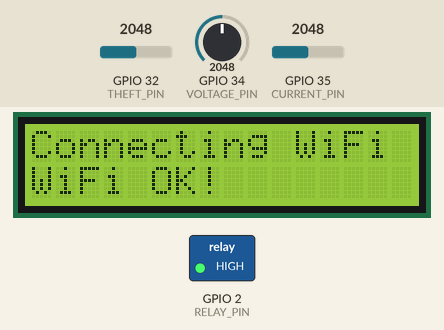
The sketch below on a simulated ESP32. Parts: 16×2 character LCD, switched loads named in the sketch (green lamp = pin HIGH). Inputs (shaded band) come from the test bench; at power-on: GPIO 34 (VOLTAGE_PIN) = 2048, GPIO 32 (THEFT_PIN) = 2048, GPIO 35 (CURRENT_PIN) = 2048. WiFi joins after 1.5 s; servers stay silent unless stated; the local clock reads 2024-03-15 10:24:30 at power-on unless the sketch sets it; no MQTT or app messages arrive unless stated.

Above: at 3.7 s.
6.9 s: GPIO 34 (VOLTAGE_PIN) set to 2866
At 10.1 s:
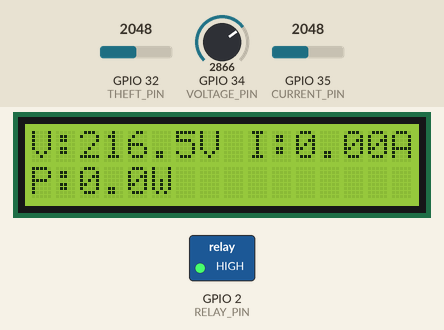
At 12.2 s:
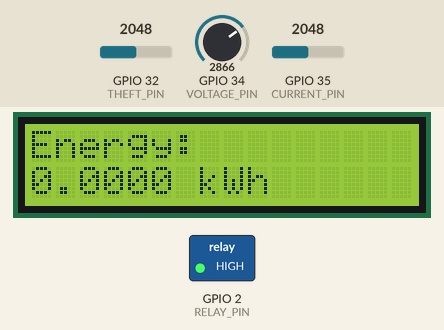
15.9 s: GPIO 32 (THEFT_PIN) set to 22
18.9 s: GPIO 32 (THEFT_PIN) set to 17
At 31.6 s:
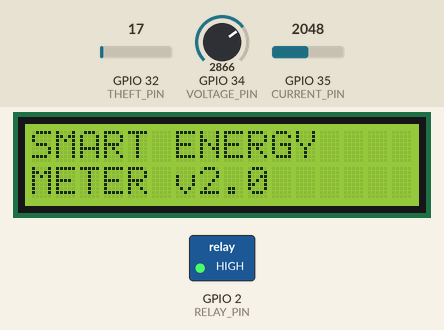
Timing chart, 0 to 33.1 s (numbered marks = the images above; inputs shaded):
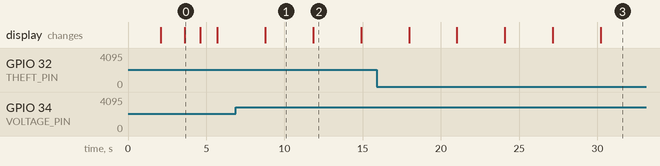

Measured:
- the behaviour switches between 20 and 19 on GPIO 32 (THEFT_PIN) (found by bisection; images 2 and 3)
- after the input at 18.9 s, the display: first differs from a run without the input after 11.3 s (image 3)
- what the display in image 0 shows lasts 1.0 s, from 3.6 s to 4.6 s
- what the display in image 1 shows lasts 3.0 s, from 8.8 s to 11.8 s

The sketch:

smart_meter_v2.ino
```cpp
/**
 * ============================================================
 * AIoT Smart Prepaid Energy Meter - ESP32 Firmware v2.0
 * ============================================================
 * Upgrades over v1:
 *  - MQTT publish instead of HTTP polling
 *  - NTP time sync for timestamped readings
 *  - Calibrated ACS712 current sensor reading
 *  - kWh energy accumulation
 *  - Power theft detection with configurable threshold
 *  - JSON telemetry every 5 seconds
 *  - Receives relay/recharge commands via MQTT subscription
 * ============================================================
 */

#include <Wire.h>
#include <LiquidCrystal_I2C.h>
#include <WiFi.h>
#include <PubSubClient.h>
#include <ArduinoJson.h>
#include <time.h>

// ─── Pin Configuration ──────────────────────────────────────
#define VOLTAGE_PIN     34    // ADC1_CH6 – voltage sensor
#define CURRENT_PIN     35    // ADC1_CH7 – ACS712 current sensor
#define RELAY_PIN        2    // Relay control (active LOW)
#define THEFT_PIN       32    // Secondary voltage (bypass detect)

// ─── Network Configuration ──────────────────────────────────
const char* WIFI_SSID     = "YOUR_WIFI_SSID";
const char* WIFI_PASS     = "YOUR_WIFI_PASSWORD";
const char* MQTT_BROKER   = "YOUR_SERVER_IP";   // e.g. 192.168.1.100
const int   MQTT_PORT     = 1883;
const char* MQTT_USER     = "energymeter";
const char* MQTT_PASS     = "meter2024";
const char* DEVICE_ID     = "METER_001";

// ─── MQTT Topics ────────────────────────────────────────────
const char* TOPIC_TELEMETRY  = "energy/meter/telemetry";
const char* TOPIC_ALERTS     = "energy/meter/alerts";
const char* TOPIC_CONTROL    = "energy/meter/control";   // Subscribe

// ─── Calibration Constants ──────────────────────────────────
// Voltage divider: Vin (0-250V AC) scaled to 0-3.3V via resistor divider
// Adjust VOLTAGE_SCALE based on your divider ratio
const float VOLTAGE_SCALE   = 93.75f;   // 250V / (3.3V * ADC_MAX/4095)
const float CURRENT_ZERO    = 2048.0f;  // ACS712 mid-point (2.5V on 12-bit)
const float CURRENT_SCALE   = 66.0f;   // ACS712-05B: 185 mV/A → 66 for 20A
const float RATE_PER_KWH    = 6.50f;   // ₹ per kWh

// ─── Thresholds ─────────────────────────────────────────────
const float THEFT_VOLTAGE_THRESHOLD = 1.5f;  // Volts difference for theft
const float LOW_BALANCE_THRESHOLD   = 50.0f; // ₹
const int   SEND_INTERVAL_MS        = 5000;  // 5 seconds

// ─── Global State ───────────────────────────────────────────
LiquidCrystal_I2C lcd(0x27, 16, 2);
WiFiClient        wifiClient;
PubSubClient      mqtt(wifiClient);

float   voltage   = 0.0f;
float   current   = 0.0f;
float   power     = 0.0f;       // Watts
float   energyKWh = 0.0f;       // Accumulated kWh
float   balance   = 100.0f;     // ₹ starting balance
bool    relayOn   = false;
bool    theftDetected = false;

unsigned long lastSendTime    = 0;
unsigned long lastEnergyTime  = 0;
unsigned long lastLcdUpdate   = 0;
int           lcdPage         = 0;

// ─── NTP ────────────────────────────────────────────────────
const char* NTP_SERVER  = "pool.ntp.org";
const long  GMT_OFFSET  = 19800;  // IST = UTC+5:30
const int   DAYLIGHT    = 0;

// ═══════════════════════════════════════════════════════════
// MQTT Callback – receive relay/recharge commands
// ═══════════════════════════════════════════════════════════
void onMqttMessage(char* topic, byte* payload, unsigned int len) {
  String msg;
  for (unsigned int i = 0; i < len; i++) msg += (char)payload[i];

  StaticJsonDocument<128> doc;
  if (deserializeJson(doc, msg) != DeserializationError::Ok) return;

  const char* cmd = doc["command"];
  if (!cmd) return;

  if (strcmp(cmd, "RELAY_ON") == 0 && balance > 0) {
    setRelay(true);
  } else if (strcmp(cmd, "RELAY_OFF") == 0) {
    setRelay(false);
  } else if (strcmp(cmd, "RECHARGE") == 0) {
    float amount = doc["amount"] | 0.0f;
    if (amount > 0) {
      balance += amount;
      lcd.clear();
      lcd.setCursor(0, 0); lcd.print("RECHARGE +" + String((int)amount));
      lcd.setCursor(0, 1); lcd.print("BAL: Rs." + String(balance, 0));
      delay(2000);
    }
  }
}

// ═══════════════════════════════════════════════════════════
// Relay helper
// ═══════════════════════════════════════════════════════════
void setRelay(bool state) {
  relayOn = state;
  digitalWrite(RELAY_PIN, state ? LOW : HIGH);  // Active LOW relay
}

// ═══════════════════════════════════════════════════════════
// MQTT reconnect
// ═══════════════════════════════════════════════════════════
void mqttReconnect() {
  int attempts = 0;
  while (!mqtt.connected() && attempts < 5) {
    lcd.setCursor(0, 1); lcd.print("MQTT connecting..");
    if (mqtt.connect(DEVICE_ID, MQTT_USER, MQTT_PASS)) {
      mqtt.subscribe(TOPIC_CONTROL);
    }
    attempts++;
    delay(1000);
  }
}

// ═══════════════════════════════════════════════════════════
// Read sensors (averaged over 20 samples)
// ═══════════════════════════════════════════════════════════
void readSensors() {
  long vSum = 0, iSum = 0, tSum = 0;
  const int N = 20;
  for (int s = 0; s < N; s++) {
    vSum += analogRead(VOLTAGE_PIN);
    iSum += analogRead(CURRENT_PIN);
    tSum += analogRead(THEFT_PIN);
    delayMicroseconds(500);
  }
  float vRaw = vSum / (float)N;
  float iRaw = iSum / (float)N;
  float tRaw = tSum / (float)N;

  // Convert to physical units
  voltage  = (vRaw / 4095.0f) * 3.3f * VOLTAGE_SCALE;
  current  = ((iRaw - CURRENT_ZERO) / 4095.0f) * 3.3f * CURRENT_SCALE;
  if (current < 0) current = 0;

  power    = voltage * current;  // Watts

  // Power theft: secondary voltage present but relay is OFF
  float theftV = (tRaw / 4095.0f) * 3.3f * VOLTAGE_SCALE;
  theftDetected = (!relayOn && theftV > THEFT_VOLTAGE_THRESHOLD);
}

// ═══════════════════════════════════════════════════════════
// Accumulate energy & deduct balance
// ═══════════════════════════════════════════════════════════
void updateEnergy() {
  unsigned long now = millis();
  float dtHours = (now - lastEnergyTime) / 3600000.0f;
  lastEnergyTime = now;

  if (relayOn && current > 0.01f) {
    float deltaKWh = (power / 1000.0f) * dtHours;
    energyKWh += deltaKWh;
    balance   -= deltaKWh * RATE_PER_KWH;
    if (balance < 0) balance = 0;
  }

  // Auto cut-off when balance exhausted
  if (balance <= 0 && relayOn) {
    setRelay(false);
    publishAlert("BALANCE_ZERO", "Balance exhausted. Power cut-off.");
  }

  if (balance < LOW_BALANCE_THRESHOLD && balance > 0) {
    publishAlert("LOW_BALANCE", "Balance below Rs.50. Recharge soon.");
  }
}

// ═══════════════════════════════════════════════════════════
// Publish alert via MQTT
// ═══════════════════════════════════════════════════════════
void publishAlert(const char* type, const char* msg) {
  StaticJsonDocument<128> doc;
  doc["device_id"] = DEVICE_ID;
  doc["alert_type"] = type;
  doc["message"]    = msg;
  char buf[160];
  serializeJson(doc, buf);
  mqtt.publish(TOPIC_ALERTS, buf);
}

// ═══════════════════════════════════════════════════════════
// Publish telemetry
// ═══════════════════════════════════════════════════════════
void publishTelemetry() {
  // Get current time
  struct tm timeinfo;
  char timestamp[32] = "0000-00-00T00:00:00";
  if (getLocalTime(&timeinfo)) {
    strftime(timestamp, sizeof(timestamp), "%Y-%m-%dT%H:%M:%S", &timeinfo);
  }

  StaticJsonDocument<256> doc;
  doc["device_id"]  = DEVICE_ID;
  doc["timestamp"]  = timestamp;
  doc["voltage"]    = serialized(String(voltage, 2));
  doc["current"]    = serialized(String(current, 3));
  doc["power"]      = serialized(String(power, 2));
  doc["energy_kwh"] = serialized(String(energyKWh, 4));
  doc["balance"]    = serialized(String(balance, 2));
  doc["relay"]      = relayOn;
  doc["theft"]      = theftDetected;

  char buf[300];
  serializeJson(doc, buf);
  mqtt.publish(TOPIC_TELEMETRY, buf);

  if (theftDetected) {
    publishAlert("THEFT", "Power theft detected! Bypass on secondary line.");
  }
}

// ═══════════════════════════════════════════════════════════
// LCD display (rotating pages)
// ═══════════════════════════════════════════════════════════
void updateLCD() {
  lcd.clear();
  switch (lcdPage) {
    case 0:
      lcd.setCursor(0, 0); lcd.print("V:" + String(voltage, 1) + "V I:" + String(current, 2) + "A");
      lcd.setCursor(0, 1); lcd.print("P:" + String(power, 1) + "W");
      break;
    case 1:
      lcd.setCursor(0, 0); lcd.print("Energy:");
      lcd.setCursor(0, 1); lcd.print(String(energyKWh, 4) + " kWh");
      break;
    case 2:
      lcd.setCursor(0, 0); lcd.print("BAL: Rs." + String(balance, 0));
      lcd.setCursor(0, 1); lcd.print(relayOn ? "RELAY:ON " : "RELAY:OFF");
      break;
    case 3:
      if (theftDetected) {
        lcd.setCursor(0, 0); lcd.print("!! THEFT !!");
        lcd.setCursor(0, 1); lcd.print("ALERT SENT");
      } else {
        lcd.setCursor(0, 0); lcd.print("SMART ENERGY");
        lcd.setCursor(0, 1); lcd.print("METER v2.0");
      }
      break;
  }
  lcdPage = (lcdPage + 1) % 4;
}

// ═══════════════════════════════════════════════════════════
// SETUP
// ═══════════════════════════════════════════════════════════
void setup() {
  Serial.begin(115200);
  pinMode(RELAY_PIN, OUTPUT);
  setRelay(false);  // Start with relay OFF

  lcd.init();
  lcd.backlight();
  lcd.setCursor(0, 0); lcd.print("Smart Energy");
  lcd.setCursor(0, 1); lcd.print("Meter v2.0 AI");
  delay(2000);

  // WiFi
  lcd.clear();
  lcd.setCursor(0, 0); lcd.print("Connecting WiFi");
  WiFi.begin(WIFI_SSID, WIFI_PASS);
  int wifiTries = 0;
  while (WiFi.status() != WL_CONNECTED && wifiTries < 20) {
    delay(500);
    wifiTries++;
  }
  if (WiFi.status() == WL_CONNECTED) {
    lcd.setCursor(0, 1); lcd.print("WiFi OK!");
  } else {
    lcd.setCursor(0, 1); lcd.print("WiFi FAILED");
  }
  delay(1000);

  // NTP
  configTime(GMT_OFFSET, DAYLIGHT, NTP_SERVER);

  // MQTT
  mqtt.setServer(MQTT_BROKER, MQTT_PORT);
  mqtt.setCallback(onMqttMessage);
  mqttReconnect();

  lastEnergyTime = millis();
  lastSendTime   = millis();
  lastLcdUpdate  = millis();

  lcd.clear();
}

// ═══════════════════════════════════════════════════════════
// LOOP
// ═══════════════════════════════════════════════════════════
void loop() {
  if (!mqtt.connected()) mqttReconnect();
  mqtt.loop();

  readSensors();
  updateEnergy();

  unsigned long now = millis();

  if (now - lastSendTime >= SEND_INTERVAL_MS) {
    publishTelemetry();
    lastSendTime = now;
  }

  if (now - lastLcdUpdate >= 3000) {
    updateLCD();
    lastLcdUpdate = now;
  }

  delay(100);
}
```
